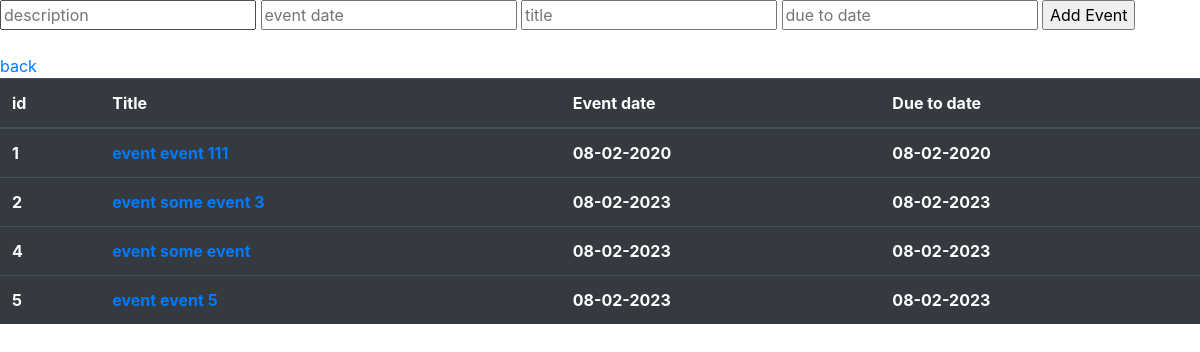
The page /vacancy/1/events/ on the database as committed earlier.
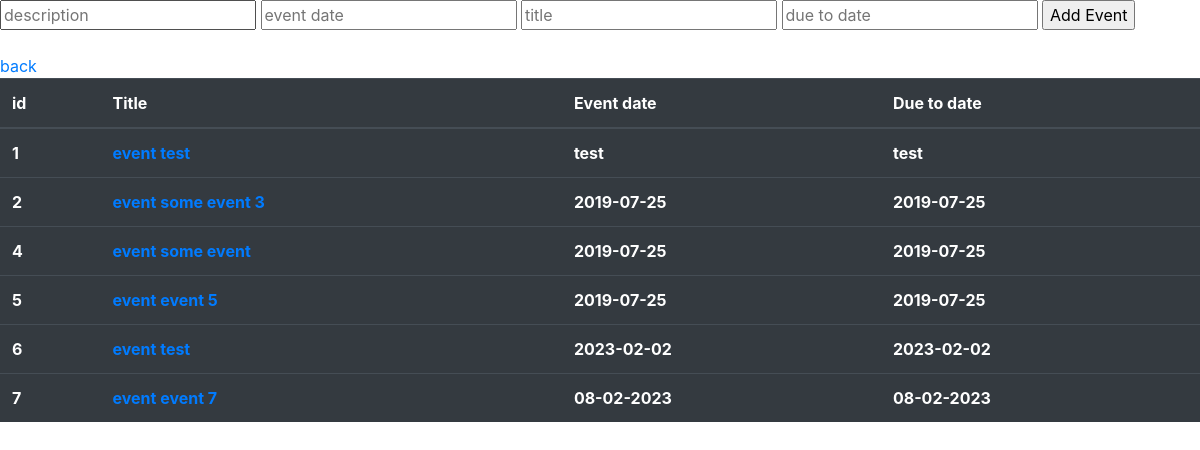
The same page on the database as committed later.
### models.py (models this page shows, shortened)
class Event(Base):
    __tablename__ = 'event'
    id = Column(Integer, primary_key=True, unique=True, autoincrement=True, nullable=False)
    vacancy_id = Column(Integer, nullable=False)
    description = Column(Text, nullable=False)
    event_date = Column(String(10), nullable=False)
    title = Column(String(50), nullable=False)
    due_to_date = Column(String(10), nullable=False)
    status = Column(Integer, nullable=False, default=0)
    def __repr__(self):
        return f'event {self.title}'

### app.py (the view, shortened to what this page needs)
@app.route('/vacancy/<int:vacancy_id>/events/', methods=['GET', 'POST'])
def vacancy_events(vacancy_id):
    result = al_db.db_session.query(models.Event).filter(models.Event.vacancy_id == vacancy_id)
    return render_template('event_add.html', events=result, vacancy_id=vacancy_id)

### templates/event_add.html (shortened to what this page needs)
<!DOCTYPE html>
<html lang="en">
<head>
    <link rel="stylesheet" href="https://cdn.jsdelivr.net/npm/bootstrap@4.3.1/dist/css/bootstrap.min.css"
>
</head>
<body>
<form action="/vacancy/{{ vacancy_id }}/events/" method="POST">
    <input type="text" name="description" placeholder="description">
    <input type="text" name="event_date" placeholder="event date">
    <input type="text" name="title" placeholder="title">
    <input type="text" name="due_to_date" placeholder="due to date">
    <input type="submit" value="Add Event">
</form>
<br/>
<a href="../">back</a>
<br/>
<table class="table table-dark">
    <thead>
    <tr>
        <th scope="col">id</th>
        <th scope="col">Title</th>
        <th scope="col">Event date</th>
        <th scope="col">Due to date</th>
    </tr>
    </thead>
    <tbody>
    {% for event in events %}
    <tr>
        <th scope="row">{{ event.id }}</th>
        <th scope="row"><a href="{{ event.id }}/">{{ event }}</a></th>
        <th scope="row">{{ event.event_date }}</th>
        <th scope="row">{{ event.due_to_date }}</th>
    </tr>
    {% endfor %}
</body>
</html>

Rows that differ between the two databases and show on the page:
changed Event id 1: title "event event 111" → "event test"; event_date "08-02-2020" → "test"; due_to_date "08-02-2020" → "test"
changed Event "event some event 3": event_date "08-02-2023" → "2019-07-25"; due_to_date "08-02-2023" → "2019-07-25"
changed Event "event some event": event_date "08-02-2023" → "2019-07-25"; due_to_date "08-02-2023" → "2019-07-25"
changed Event "event event 5": event_date "08-02-2023" → "2019-07-25"; due_to_date "08-02-2023" → "2019-07-25"
added Event: id "6", title "event test", event_date "2023-02-02", due_to_date "2023-02-02"
added Event: id "7", title "event event 7", event_date "08-02-2023", due_to_date "08-02-2023"
